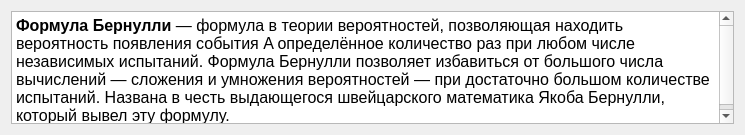
<?xml version="1.0" encoding="UTF-8"?>
<ui version="4.0">
 <class>History</class>
 <widget class="QDialog" name="History">
  <property name="geometry">
   <rect>
    <x>0</x>
    <y>0</y>
    <width>745</width>
    <height>135</height>
   </rect>
  </property>
  <property name="windowTitle">
   <string>О формуле Бернулли</string>
  </property>
  <layout class="QHBoxLayout" name="horizontalLayout">
   <item>
    <widget class="QTextBrowser" name="textBrowser">
     <property name="html">
      <string>&lt;!DOCTYPE HTML PUBLIC &quot;-//W3C//DTD HTML 4.0//EN&quot; &quot;http://www.w3.org/TR/REC-html40/strict.dtd&quot;&gt;
&lt;html&gt;&lt;head&gt;&lt;meta name=&quot;qrichtext&quot; content=&quot;1&quot; /&gt;&lt;style type=&quot;text/css&quot;&gt;
p, li { white-space: pre-wrap; }
&lt;/style&gt;&lt;/head&gt;&lt;body style=&quot; font-family:'MS Shell Dlg 2'; font-size:8.25pt; font-weight:400; font-style:normal;&quot;&gt;
&lt;p style=&quot; margin-top:0px; margin-bottom:0px; margin-left:0px; margin-right:0px; -qt-block-indent:0; text-indent:0px;&quot;&gt;&lt;span style=&quot; font-size:12pt; font-weight:600;&quot;&gt;Формула Бернулли&lt;/span&gt;&lt;span style=&quot; font-size:12pt;&quot;&gt; — формула в теории вероятностей, позволяющая находить вероятность появления события A определённое количество раз при любом числе независимых испытаний. Формула Бернулли позволяет избавиться от большого числа вычислений — сложения и умножения вероятностей — при достаточно большом количестве испытаний. Названа в честь выдающегося швейцарского математика Якоба Бернулли, который вывел эту формулу. &lt;/span&gt;&lt;/p&gt;&lt;/body&gt;&lt;/html&gt;</string>
     </property>
    </widget>
   </item>
  </layout>
 </widget>
 <tabstops>
  <tabstop>textBrowser</tabstop>
 </tabstops>
 <resources/>
 <connections/>
</ui>
